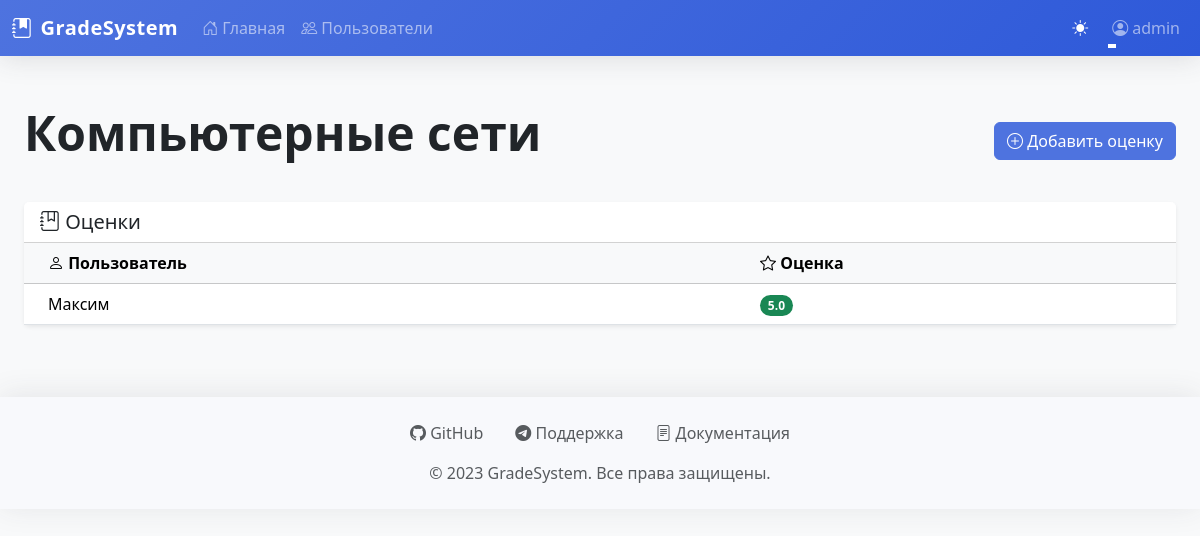
The page /subject/2 (signed in) on the database its author committed.
### app.py (models this page shows, shortened)
class User(UserMixin, db.Model):
    id = db.Column(db.Integer, primary_key=True)
    username = db.Column(db.String(80), unique=True, nullable=False)
    group = db.Column(db.String(20), nullable=False, default='student')
    password_hash = db.Column(db.String(120), nullable=False)
    grades = db.relationship('Grade', backref='user', lazy=True, cascade='all, delete-orphan')

class Subject(db.Model):
    id = db.Column(db.Integer, primary_key=True)
    title = db.Column(db.String(100), nullable=False)
    description = db.Column(db.Text, nullable=True)
    grades = db.relationship('Grade', backref='subject', lazy=True, cascade='all, delete-orphan')

class Grade(db.Model):
    id = db.Column(db.Integer, primary_key=True)
    value = db.Column(db.Float, nullable=False)
    user_id = db.Column(db.Integer, db.ForeignKey('user.id'), nullable=False)
    subject_id = db.Column(db.Integer, db.ForeignKey('subject.id'), nullable=False)

### app.py (the view)
@app.route('/subject/<int:subject_id>')
@login_required
def subject(subject_id):
    subject = Subject.query.get_or_404(subject_id)
    if current_user.group == 'admin':
        grades = Grade.query.filter_by(subject_id=subject_id).join(User).order_by(User.username).all()
        users = User.query.filter(User.group != 'admin').order_by(User.username).all()
    else:
        grades = Grade.query.filter_by(subject_id=subject_id, user_id=current_user.id).all()
        users = []
    return render_template('subject.html', subject=subject, grades=grades, users=users)

### app.py (called while the page is built)
@login_manager.user_loader
def load_user(user_id):
    return User.query.get(int(user_id))

### templates/subject.html (shortened to what this page needs)
{% extends "base.html" %}
{% block content %}
<div class="container py-4">
    <div class="row mb-4">
        <div class="col">
            <div class="d-flex justify-content-between align-items-center">
                <div>
                    <h1 class="display-5 fw-bold">{{ subject.title }}</h1>
                </div>
                {% if current_user.group == 'admin' %}
                <button class="btn btn-primary" data-bs-toggle="modal" data-bs-target="#addGradeModal">
                    <i class="bi bi-plus-circle"></i> Добавить оценку
                </button>
                {% endif %}
            </div>
        </div>
    </div>
    <div class="card shadow-sm">
        <div class="card-header bg-white">
            <h2 class="h5 mb-0"><i class="bi bi-journal-bookmark"></i> Оценки</h2>
        </div>
        <div class="card-body p-0">
            <div class="table-responsive">
                <table class="table table-hover mb-0">
                    <thead class="table-light">
                        <tr>
                            <th class="ps-4"><i class="bi bi-person"></i> Пользователь</th>
                            <th><i class="bi bi-star"></i> Оценка</th>
                        </tr>
                    </thead>
                    <tbody>
                        {% for grade in grades %}
                        <tr>
                            <td class="ps-4">{{ grade.user.username }}</td>
                            <td>
                                <span class="badge bg-{{ 'success' if grade.value >= 4 else 'warning' if grade.value >= 3 else 'danger' }} rounded-pill">
                                    {{ grade.value }}
                                </span>
                            </td>
                        </tr>
                        {% else %}
                        <tr>
                            <td colspan="2" class="text-center py-4 text-muted">Нет оценок</td>
                        </tr>
                        {% endfor %}
                    </tbody>
                </table>
            </div>
        </div>
    </div>
</div>
{% endblock %}

### templates/base.html (shortened to what this page needs)
<!DOCTYPE html>
<html lang="ru" data-bs-theme="light">
<head>
    <link href="https://cdn.jsdelivr.net/npm/bootstrap@5.3.2/dist/css/bootstrap.min.css" rel="stylesheet">
    <link rel="stylesheet" href="https://cdn.jsdelivr.net/npm/bootstrap-icons@1.11.1/font/bootstrap-icons.css">
</head>
<body>
    <nav class="navbar navbar-expand-lg navbar-dark sticky-top">
        <div class="container">
            <a class="navbar-brand d-flex align-items-center" href="{{ url_for('index') }}">
                <i class="bi bi-journal-bookmark-fill me-2"></i>
                <span>GradeSystem</span>
            </a>
            <div class="collapse navbar-collapse" id="navbarNav">
                <ul class="navbar-nav me-auto">
                    <li class="nav-item">
                        <a class="nav-link" href="{{ url_for('index') }}">
                            <i class="bi bi-house-door me-1"></i>Главная
                        </a>
                    </li>
                    {% if current_user.is_authenticated and current_user.group == 'admin' %}
                    <li class="nav-item">
                        <a class="nav-link" href="{{ url_for('users') }}">
                            <i class="bi bi-people me-1"></i>Пользователи
                        </a>
                    </li>
                    {% endif %}
                </ul>
                <div class="d-flex align-items-center">
                    <div class="me-3 theme-toggle text-white" id="themeToggle">
                    </div>
                    <div class="navbar-nav">
                        {% if current_user.is_authenticated %}
                            <div class="nav-item dropdown">
                                <a class="nav-link dropdown-toggle d-flex align-items-center" href="#" role="button" data-bs-toggle="dropdown">
                                    <i class="bi bi-person-circle me-1"></i>
                                    <span>{{ current_user.username }}</span>
                                </a>
                            </div>
                        {% else %}
                            <a class="nav-item nav-link" href="{{ url_for('login') }}">
                                <i class="bi bi-box-arrow-in-right me-1"></i>Войти
                            </a>
                        {% endif %}
                    </div>
                </div>
            </div>
        </div>
    </nav>
    <main class="container my-4 fade-in">
        {% block content %}{% endblock %}
    </main>
    <footer class="fade-in">
        <div class="container text-center">
            <div class="d-flex justify-content-center mb-3">
                <a href="#" class="text-decoration-none mx-3 text-muted">
                    <i class="bi bi-github"></i> GitHub
                </a>
                <a href="#" class="text-decoration-none mx-3 text-muted">
                    <i class="bi bi-telegram"></i> Поддержка
                </a>
                <a href="#" class="text-decoration-none mx-3 text-muted">
                    <i class="bi bi-file-text"></i> Документация
                </a>
            </div>
            <p class="text-muted mb-0">&copy; 2023 GradeSystem. Все права защищены.</p>
        </div>
    </footer>
</body>
</html>

### templates/base.html (style rules this page uses)
:root { --primary-color: #4e73df; --secondary-color: #f8f9fc; --accent-color: #2e59d9; }
body { background-color: #f8f9fa; font-family: 'Segoe UI', Tahoma, Geneva, Verdana, sans-serif; }
.navbar { box-shadow: 0 0.15rem 1.75rem 0 rgba(58, 59, 69, 0.15); background: linear-gradient(135deg, var(--primary-color) 0%, var(--accent-color) 100%); }
.navbar-brand { font-weight: 600; letter-spacing: 0.5px; }
.nav-link { transition: all 0.3s ease; position: relative; }
.nav-link:after { content: ''; position: absolute; width: 0; height: 2px; bottom: 0; left: 0; background-color: white; transition: width 0.3s ease; }
.container { max-width: 1200px; }
.card { border: none; border-radius: 0.35rem; box-shadow: 0 0.15rem 1.75rem 0 rgba(58, 59, 69, 0.1); transition: transform 0.3s ease, box-shadow 0.3s ease; }
.btn-primary { background-color: var(--primary-color); border-color: var(--primary-color); transition: all 0.3s ease; }
footer { background-color: var(--secondary-color); padding: 1.5rem 0; margin-top: 3rem; box-shadow: 0 -0.15rem 1.75rem 0 rgba(58, 59, 69, 0.1); }
.fade-in { animation: fadeIn 0.5s ease-in; }
.theme-toggle { cursor: pointer; transition: transform 0.3s ease; }

### rows shown on the page
User: username "admin"
Subject: title "Компьютерные сети"
Grade: user.username "Максим", value "5.0"
